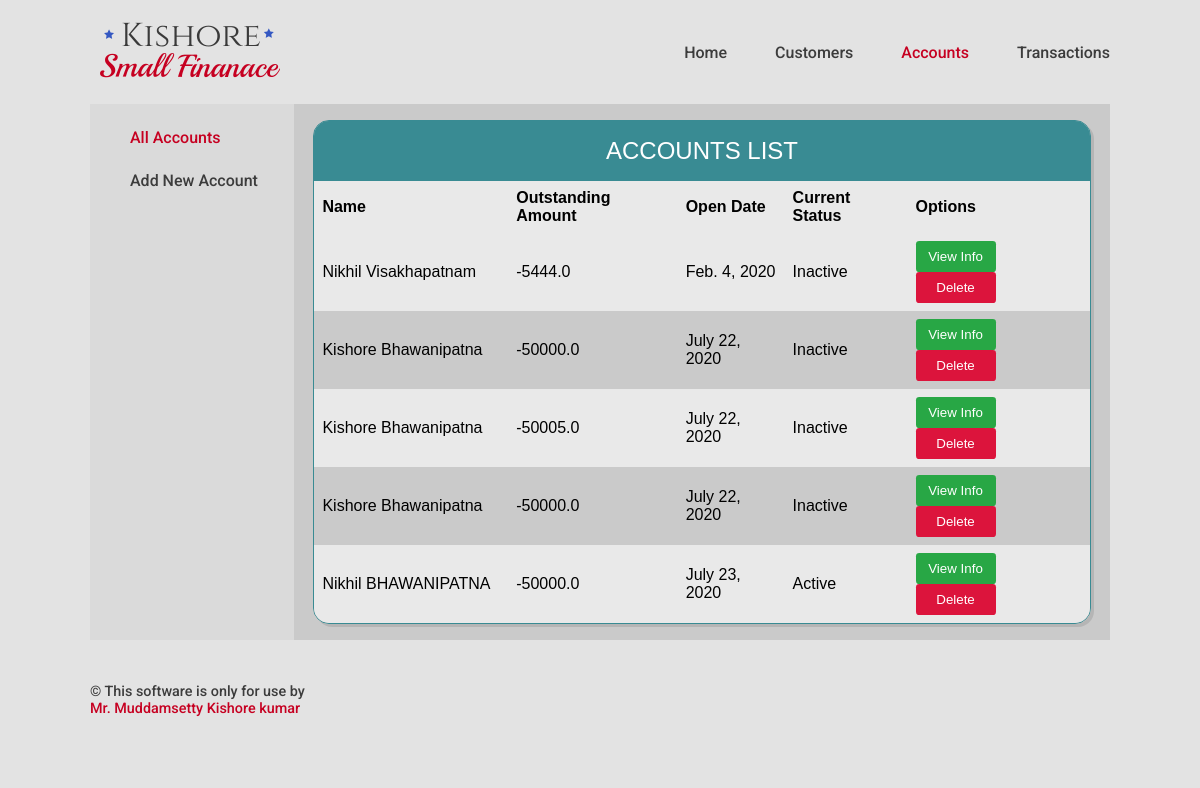
/account/, run on an earlier commit of the app's database.
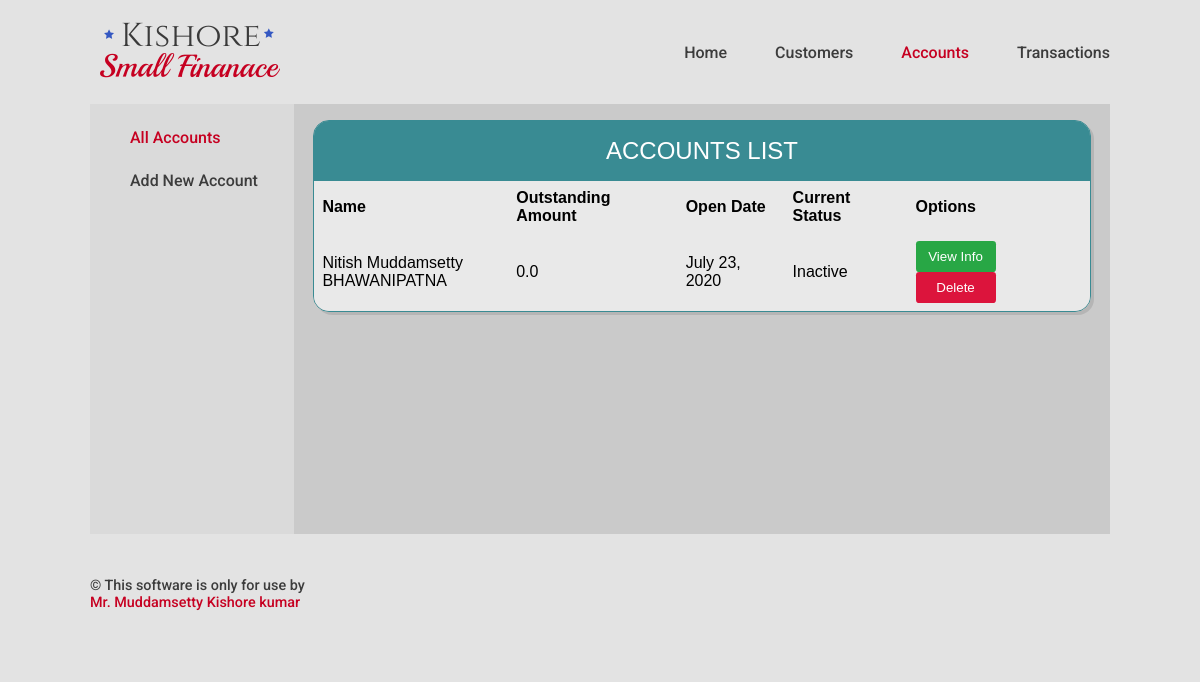
And on a later commit of the database.
### Accounts/models.py (models this page shows, shortened)
class Account(models.Model):
    ACTIVE = 'A'
    INACTIVE = 'I'
    ACTIVENESS_CHOICE = [
    (ACTIVE, 'Active'),
    (INACTIVE, 'Inactive'),
    ]
    loan_account_number = models.BigAutoField(primary_key=True)
    customer = models.ForeignKey(Customer,on_delete=models.PROTECT,db_index=True)
    loan_amount = models.FloatField(default=0)
    amount_credited_to_customer = models.FloatField(default=0)
    outstanding_amount = models.FloatField(null=True,blank=True,default=0)
    open_date = models.DateField(db_index=True)
    close_date = models.DateField(blank=True,null=True)
    current_Status = models.CharField(max_length=1,choices=ACTIVENESS_CHOICE,default=ACTIVE,db_index=True)

### Customers/models.py (models this page shows, shortened)
class Customer(models.Model):
    customer_id = models.AutoField(primary_key=True)
    customer_name = models.CharField(max_length=35,db_index=True)
    customer_phone_number = models.IntegerField(blank=True,null=True)
    customer_address_line_1 = models.CharField(max_length=40,blank=True, null=True)
    customer_address_line_2 = models.CharField(max_length=40,blank=True, null=True)
    customer_address_city = models.CharField(max_length=40,blank=True, null=True)
    def __str__(self):
        return '%s %s ' % (self.customer_name, self.customer_address_city)

### Accounts/views.py (the view)
# urls.py: path('' , AccountListView.as_view(), name='account_home'),
class AccountListView(ListView):
    model = Account
    template_name = "Accounts/account_home.html"
    fields = ['loan_account_number','customer','loan_amount','outstanding_amount','open_date','close_date','current_Status']

### Template/Accounts/account_home.html (shortened to what this page needs)
<!DOCTYPE html>
{% extends "base.html" %}
{% block nav-Accounts %}
current-link
{% endblock %}
{% block main %}
<div class="main-column">
  <div class="col sub-navigation">
    <ul class="sub-navigation-ul">
      <li class="sub-navigation-li"><a class="sub-nav-link current-link" href="/account/">All Accounts</a></li>
      <li class="sub-navigation-li"><a class="sub-nav-link " href="/account/create/">Add New Account</a></li>
    </ul>
  </div>
  <div class="col main-data">
    <div class="table-display" cellspacing="0">
    <div class="table-header">Accounts List</div>
      <table>
        <thead>
          <tr class="row">
            <th class="row-25">Name</th>
            <th class="row-10">Outstanding Amount</th>
            <th class="row-10">Open Date</th>
            <th class="row-10">Current Status</th>
            <th class="row-10">Options</th>
          </tr>
        </thead>
        <tbody>
        {% for account in account_list %}
          <tr>
            <td>{{account.customer}}</td>
            <td>{{account.outstanding_amount}}</td>
            <td>{{account.open_date}}</td>
            <td> {% if account.current_Status == 'I' %}Inactive{% elif account.current_Status == 'A'%}Active{% endif %}</td>
            <td>
              <a href="details/{{account.loan_account_number}}">
                <button type="button" class="btn btn-safe">View Info</button></a>&nbsp;&nbsp;
              <a href="delete/{{account.loan_account_number}}">
                <button type="button" class="btn btn-danger">Delete</button></a>
            </td>
          </tr>
        {% empty %}
            <p>no customer yet.</p>
        {% endfor %}
        </tbody>
      </table>
    </div>
  </div>
</div>
{% endblock %}

### Template/base.html (shortened to what this page needs)
<!DOCTYPE html>
{% load static %}
<html lang="en" dir="ltr">
  <head>
    <link rel="stylesheet" href="{% static "css/base.css" %}">
  </head>
  <body>
    <header>
      <div class="container header-column">
        <div class="col header-col-1">
          <img src="{% static "images/logo3.png" %}" class="brand-logo" alt="logo">
        </div>
        <div class="col header-col-2">
          <nav>
            <ul class="nav-ul">
              <li><a href="/" class="nav-link {% block nav-Home %}{% endblock %}">Home</a></li>
              <li><a href="/customer" class="nav-link {% block nav-Customers %}{% endblock %}">Customers</a></li>
              <li><a href="/account" class="nav-link {% block nav-Accounts %}{% endblock %}">Accounts</a></li>
              <li><a href="/transaction" class="nav-link {% block nav-Transactions %}{% endblock %}">Transactions</a></li>
            </ul>
          </nav>
        </div>
      </div>
    </header>
    <main onload="javascript:loadMessages()">
      <div class="container">
        {% block main %}
        {% endblock %}
      </div>
    </main>
    <footer>
      <div class="container">
        <p class="copyright">&#169; This software is only for use by <span class="owner-information"> <br>Mr. Muddamsetty Kishore kumar </span></p>
      </div>
    </footer>
  </body>
</html>

### static/css/base.css (style rules this page uses)
body { margin: 0; font-size: 16px; background-color: #dadada; background-color: #e3e3e3; font-family: 'Roboto'; box-sizing: border-box; }
.container { max-width: 1200px; width: 85%; margin: 0 auto; }
header { background-color: #e3e3e3; }
.header-column { display: flex; justify-content: space-between; align-items:center; }
.nav-ul { list-style: none; display: flex; justify-content: flex-end; }
.nav-link { text-decoration: none; font-size: 1rem; color: #3c3c3c; padding-left: 3em; font-weight: 500; }
.header-col-1 { width :30%; }
.header-col-2 { width: 60%; }
footer { background-color: #e3e3e3; color: #3c3c3c; padding: 2em 0; font-size: 0.9rem; font-weight: 500; }
.owner-information { color: #C60021; }
.main-column { display: flex; background-color: #cacaca; }
.sub-navigation { width: 20%; background-color: #7c7c7c; background-color: #dadada; }
.sub-navigation { min-height: 430px; }
.sub-navigation-ul { list-style: none; }
.sub-navigation-li { margin: 1.5em auto; }
.sub-nav-link { text-decoration: none; color: #3c3c3c; font-weight: 500; }
.current-link { color: #C60021; }
.main-data { width: 80%; }
.table-display { font-family: Helvetica; border: 0.1rem solid #398B93; border-radius: 1em; box-shadow: 3px 3px 0 rgba(0,0,0,0.1); margin: 1em auto; display: table; overflow: hidden; width: 95%; }
.table-header { background-color:#398B93; color: white; font-size: 1.5em; padding: 1rem; text-align: center; text-transform: uppercase; }
table { table-layout: auto; width: 100%; border-collapse:collapse; text-transform: capitalize; }
th,td { border:none; text-align: left; padding: 0.5em; }
.row { background: #f6f6f6; }
.table-display tr:nth-of-type(odd) { background: #e9e9e9; }
.btn { padding: 0.5rem; border-radius: 0.25em; border: 0; min-width: 5rem; font-weight: 500; }
.btn-safe { background-color: #28a745; color: #fff; }
.btn-danger { background-color: #DC143C; color: #fff; }
.row-25 { width: 25%; }

What changed in the data, as far as the page shows it:
removed Account: customer "Nikhil Visakhapatnam", outstanding_amount "-5444.0", open_date "Feb. 4, 2020", current_Status "Inactive"
removed Account: customer "Kishore Bhawanipatna", outstanding_amount "-50000.0", open_date "July 22, 2020", current_Status "Inactive"
removed Account: customer "Kishore Bhawanipatna", outstanding_amount "-50005.0", open_date "July 22, 2020", current_Status "Inactive"
removed Account: customer "Kishore Bhawanipatna", outstanding_amount "-50000.0", open_date "July 22, 2020", current_Status "Inactive"
removed Account: customer "Nikhil BHAWANIPATNA", outstanding_amount "-50000.0", open_date "July 23, 2020", current_Status "Active"
added Account: customer "Nitish Muddamsetty BHAWANIPATNA", outstanding_amount "0.0", open_date "July 23, 2020", current_Status "Inactive"
